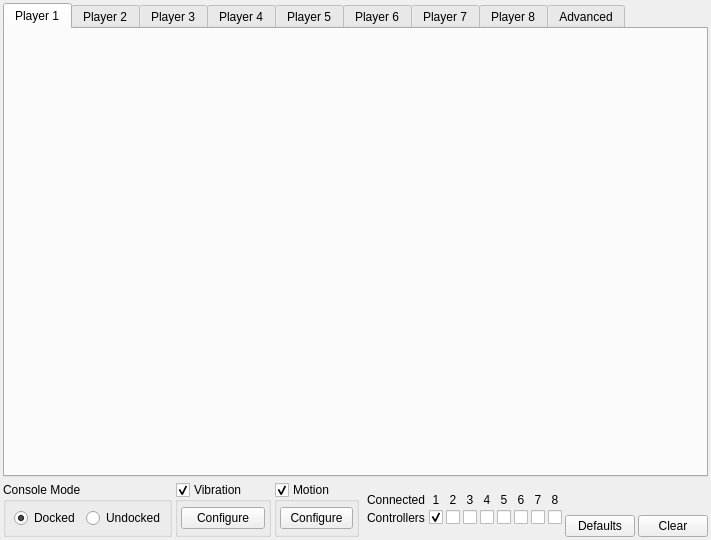
<?xml version="1.0" encoding="UTF-8"?>
<ui version="4.0">
 <class>ConfigureInput</class>
 <widget class="QWidget" name="ConfigureInput">
  <property name="geometry">
   <rect>
    <x>0</x>
    <y>0</y>
    <width>680</width>
    <height>540</height>
   </rect>
  </property>
  <property name="windowTitle">
   <string>ConfigureInput</string>
  </property>
  <layout class="QVBoxLayout" name="verticalLayout_5">
   <property name="spacing">
    <number>2</number>
   </property>
   <property name="leftMargin">
    <number>3</number>
   </property>
   <property name="topMargin">
    <number>3</number>
   </property>
   <property name="rightMargin">
    <number>3</number>
   </property>
   <property name="bottomMargin">
    <number>3</number>
   </property>
   <item>
    <widget class="QTabWidget" name="tabWidget">
     <property name="currentIndex">
      <number>0</number>
     </property>
     <widget class="QWidget" name="tabPlayer1">
      <property name="accessibleName">
       <string>Player 1</string>
      </property>
      <attribute name="title">
       <string>Player 1</string>
      </attribute>
     </widget>
     <widget class="QWidget" name="tabPlayer2">
      <property name="accessibleName">
       <string>Player 2</string>
      </property>
      <attribute name="title">
       <string>Player 2</string>
      </attribute>
     </widget>
     <widget class="QWidget" name="tabPlayer3">
      <property name="accessibleName">
       <string>Player 3</string>
      </property>
      <attribute name="title">
       <string>Player 3</string>
      </attribute>
     </widget>
     <widget class="QWidget" name="tabPlayer4">
      <property name="accessibleName">
       <string>Player 4</string>
      </property>
      <attribute name="title">
       <string>Player 4</string>
      </attribute>
     </widget>
     <widget class="QWidget" name="tabPlayer5">
      <property name="accessibleName">
       <string>Player 5</string>
      </property>
      <attribute name="title">
       <string>Player 5</string>
      </attribute>
     </widget>
     <widget class="QWidget" name="tabPlayer6">
      <property name="accessibleName">
       <string>Player 6</string>
      </property>
      <attribute name="title">
       <string>Player 6</string>
      </attribute>
     </widget>
     <widget class="QWidget" name="tabPlayer7">
      <property name="accessibleName">
       <string>Player 7</string>
      </property>
      <attribute name="title">
       <string>Player 7</string>
      </attribute>
     </widget>
     <widget class="QWidget" name="tabPlayer8">
      <property name="accessibleName">
       <string>Player 8</string>
      </property>
      <attribute name="title">
       <string>Player 8</string>
      </attribute>
     </widget>
     <widget class="QWidget" name="tabAdvanced">
      <property name="accessibleName">
       <string>Advanced</string>
      </property>
      <attribute name="title">
       <string>Advanced</string>
      </attribute>
     </widget>
    </widget>
   </item>
   <item alignment="Qt::AlignVCenter">
    <widget class="QWidget" name="consoleInputSettings" native="true">
     <layout class="QHBoxLayout" name="buttonsBottomRightHorizontalLayout">
      <property name="spacing">
       <number>3</number>
      </property>
      <property name="leftMargin">
       <number>0</number>
      </property>
      <property name="topMargin">
       <number>3</number>
      </property>
      <property name="rightMargin">
       <number>0</number>
      </property>
      <property name="bottomMargin">
       <number>0</number>
      </property>
      <item alignment="Qt::AlignVCenter">
       <widget class="QGroupBox" name="handheldGroup">
        <property name="maximumSize">
         <size>
          <width>16777215</width>
          <height>16777215</height>
         </size>
        </property>
        <property name="title">
         <string>Console Mode</string>
        </property>
        <layout class="QHBoxLayout" name="horizontalLayout">
         <property name="spacing">
          <number>6</number>
         </property>
         <property name="leftMargin">
          <number>8</number>
         </property>
         <property name="topMargin">
          <number>6</number>
         </property>
         <property name="rightMargin">
          <number>3</number>
         </property>
         <property name="bottomMargin">
          <number>6</number>
         </property>
          <item>
           <widget class="QRadioButton" name="radioDocked">
            <property name="text">
             <string>Docked</string>
            </property>
            <property name="checked">
             <bool>true</bool>
            </property>
           </widget>
          </item>
          <item>
           <widget class="QRadioButton" name="radioUndocked">
            <property name="text">
             <string>Undocked</string>
            </property>
           </widget>
          </item>
        </layout>
       </widget>
      </item>
      <item>
       <widget class="QGroupBox" name="vibrationGroup">
        <property name="title">
         <string>Vibration</string>
        </property>
        <property name="checkable">
         <bool>true</bool>
        </property>
        <layout class="QHBoxLayout" name="horizontalLayout_2">
         <property name="leftMargin">
          <number>3</number>
         </property>
         <property name="topMargin">
          <number>3</number>
         </property>
         <property name="rightMargin">
          <number>3</number>
         </property>
         <property name="bottomMargin">
          <number>3</number>
         </property>
         <item>
          <widget class="QPushButton" name="vibrationButton">
           <property name="minimumSize">
            <size>
             <width>68</width>
             <height>0</height>
            </size>
           </property>
           <property name="styleSheet">
            <string notr="true">min-width: 68px;</string>
           </property>
           <property name="text">
            <string>Configure</string>
           </property>
          </widget>
         </item>
        </layout>
       </widget>
      </item>
      <item>
       <widget class="QGroupBox" name="motionGroup">
        <property name="title">
         <string>Motion</string>
        </property>
        <property name="checkable">
         <bool>true</bool>
        </property>
        <layout class="QHBoxLayout" name="horizontalLayout_3">
         <property name="leftMargin">
          <number>3</number>
         </property>
         <property name="topMargin">
          <number>3</number>
         </property>
         <property name="rightMargin">
          <number>3</number>
         </property>
         <property name="bottomMargin">
          <number>3</number>
         </property>
         <item>
          <widget class="QPushButton" name="motionButton">
           <property name="minimumSize">
            <size>
             <width>68</width>
             <height>0</height>
            </size>
           </property>
           <property name="styleSheet">
            <string notr="true">min-width: 68px;</string>
           </property>
           <property name="text">
            <string>Configure</string>
           </property>
          </widget>
         </item>
        </layout>
       </widget>
      </item>
      <item alignment="Qt::AlignVCenter">
       <widget class="QWidget" name="connectedControllers" native="true">
        <layout class="QGridLayout" name="gridLayout_2">
         <property name="leftMargin">
          <number>5</number>
         </property>
         <property name="topMargin">
          <number>0</number>
         </property>
         <property name="rightMargin">
          <number>0</number>
         </property>
         <property name="bottomMargin">
          <number>0</number>
         </property>
         <property name="spacing">
          <number>3</number>
         </property>
         <item row="1" column="2">
          <widget class="QCheckBox" name="checkboxPlayer2Connected">
           <property name="text">
            <string/>
           </property>
          </widget>
         </item>
         <item row="1" column="0">
          <widget class="QLabel" name="label_2">
           <property name="text">
            <string>Controllers</string>
           </property>
          </widget>
         </item>
         <item row="1" column="4">
          <widget class="QCheckBox" name="checkboxPlayer4Connected">
           <property name="text">
            <string/>
           </property>
          </widget>
         </item>
         <item row="1" column="3">
          <widget class="QCheckBox" name="checkboxPlayer3Connected">
           <property name="text">
            <string/>
           </property>
          </widget>
         </item>
         <item row="1" column="5">
          <widget class="QCheckBox" name="checkboxPlayer5Connected">
           <property name="text">
            <string/>
           </property>
          </widget>
         </item>
         <item row="0" column="1">
          <widget class="QLabel" name="label">
           <property name="text">
            <string>1</string>
           </property>
           <property name="alignment">
            <set>Qt::AlignCenter</set>
           </property>
          </widget>
         </item>
         <item row="1" column="7">
          <widget class="QCheckBox" name="checkboxPlayer7Connected">
           <property name="text">
            <string/>
           </property>
          </widget>
         </item>
         <item row="1" column="6">
          <widget class="QCheckBox" name="checkboxPlayer6Connected">
           <property name="text">
            <string/>
           </property>
          </widget>
         </item>
         <item row="1" column="1">
          <widget class="QCheckBox" name="checkboxPlayer1Connected">
           <property name="layoutDirection">
            <enum>Qt::LeftToRight</enum>
           </property>
           <property name="checked">
            <bool>true</bool>
           </property>
          </widget>
         </item>
         <item row="1" column="8">
          <widget class="QCheckBox" name="checkboxPlayer8Connected">
           <property name="text">
            <string/>
           </property>
          </widget>
         </item>
         <item row="0" column="2">
          <widget class="QLabel" name="label_3">
           <property name="text">
            <string>2</string>
           </property>
           <property name="alignment">
            <set>Qt::AlignCenter</set>
           </property>
          </widget>
         </item>
         <item row="0" column="3">
          <widget class="QLabel" name="label_4">
           <property name="text">
            <string>3</string>
           </property>
           <property name="alignment">
            <set>Qt::AlignCenter</set>
           </property>
          </widget>
         </item>
         <item row="0" column="4">
          <widget class="QLabel" name="label_5">
           <property name="text">
            <string>4</string>
           </property>
           <property name="alignment">
            <set>Qt::AlignCenter</set>
           </property>
          </widget>
         </item>
         <item row="0" column="5">
          <widget class="QLabel" name="label_6">
           <property name="text">
            <string>5</string>
           </property>
           <property name="alignment">
            <set>Qt::AlignCenter</set>
           </property>
          </widget>
         </item>
         <item row="0" column="6">
          <widget class="QLabel" name="label_7">
           <property name="text">
            <string>6</string>
           </property>
           <property name="alignment">
            <set>Qt::AlignCenter</set>
           </property>
          </widget>
         </item>
         <item row="0" column="7">
          <widget class="QLabel" name="label_8">
           <property name="text">
            <string>7</string>
           </property>
           <property name="alignment">
            <set>Qt::AlignCenter</set>
           </property>
          </widget>
         </item>
         <item row="0" column="8">
          <widget class="QLabel" name="label_9">
           <property name="text">
            <string>8</string>
           </property>
           <property name="alignment">
            <set>Qt::AlignCenter</set>
           </property>
          </widget>
         </item>
         <item row="0" column="0">
          <widget class="QLabel" name="label_10">
           <property name="text">
            <string>Connected</string>
           </property>
          </widget>
         </item>
        </layout>
       </widget>
      </item>
      <item>
       <spacer name="horizontalSpacer">
        <property name="orientation">
         <enum>Qt::Horizontal</enum>
        </property>
        <property name="sizeHint" stdset="0">
         <size>
          <width>40</width>
          <height>20</height>
         </size>
        </property>
       </spacer>
      </item>
      <item alignment="Qt::AlignBottom">
       <widget class="QPushButton" name="buttonRestoreDefaults">
        <property name="sizePolicy">
         <sizepolicy hsizetype="Minimum" vsizetype="Fixed">
          <horstretch>0</horstretch>
          <verstretch>0</verstretch>
         </sizepolicy>
        </property>
        <property name="minimumSize">
         <size>
          <width>68</width>
          <height>0</height>
         </size>
        </property>
        <property name="layoutDirection">
         <enum>Qt::LeftToRight</enum>
        </property>
        <property name="styleSheet">
         <string notr="true">min-width: 68px;</string>
        </property>
        <property name="text">
         <string>Defaults</string>
        </property>
       </widget>
      </item>
      <item alignment="Qt::AlignBottom">
       <widget class="QPushButton" name="buttonClearAll">
        <property name="sizePolicy">
         <sizepolicy hsizetype="Minimum" vsizetype="Fixed">
          <horstretch>0</horstretch>
          <verstretch>0</verstretch>
         </sizepolicy>
        </property>
        <property name="minimumSize">
         <size>
          <width>68</width>
          <height>0</height>
         </size>
        </property>
        <property name="layoutDirection">
         <enum>Qt::LeftToRight</enum>
        </property>
        <property name="styleSheet">
         <string notr="true">min-width: 68px;</string>
        </property>
        <property name="text">
         <string>Clear</string>
        </property>
       </widget>
      </item>
     </layout>
    </widget>
   </item>
  </layout>
 </widget>
 <resources/>
 <connections/>
</ui>
